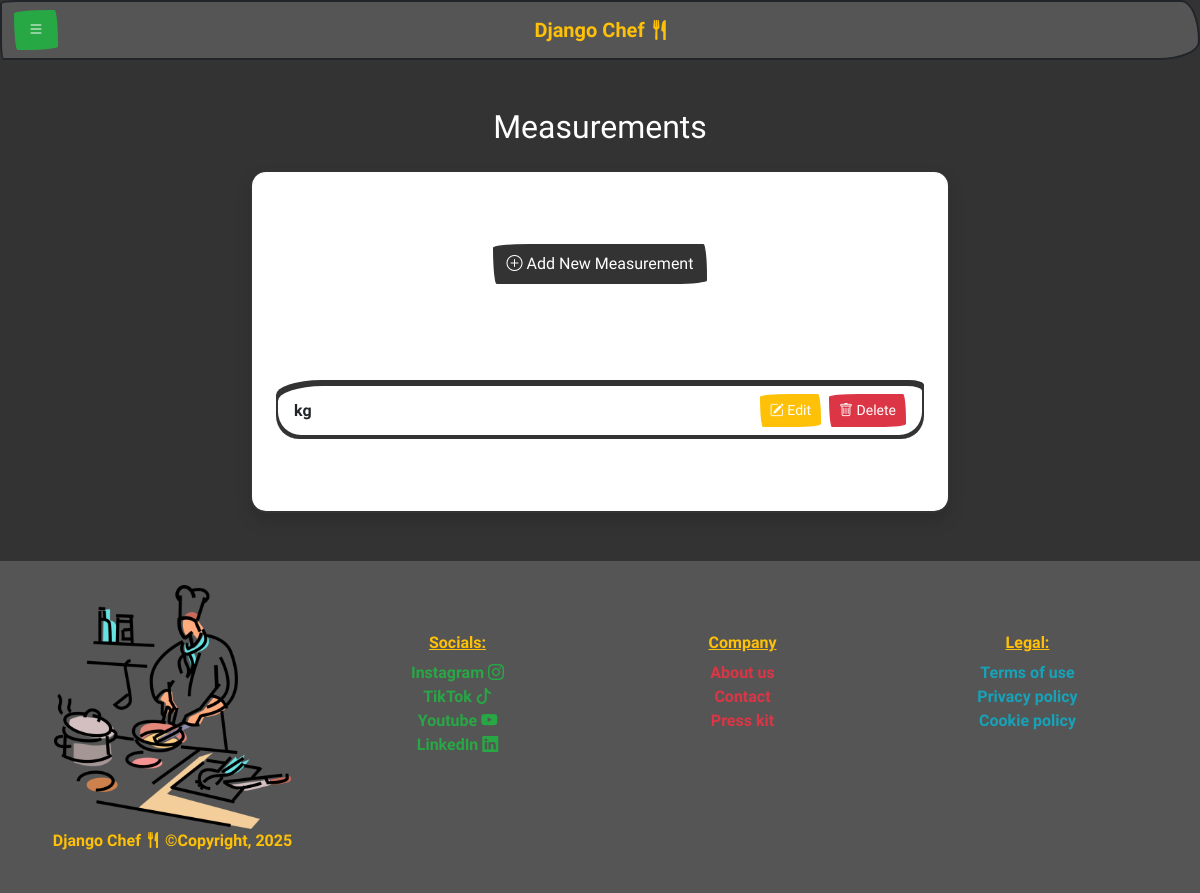
The app's page /list_measurement/ (signed in), older data.
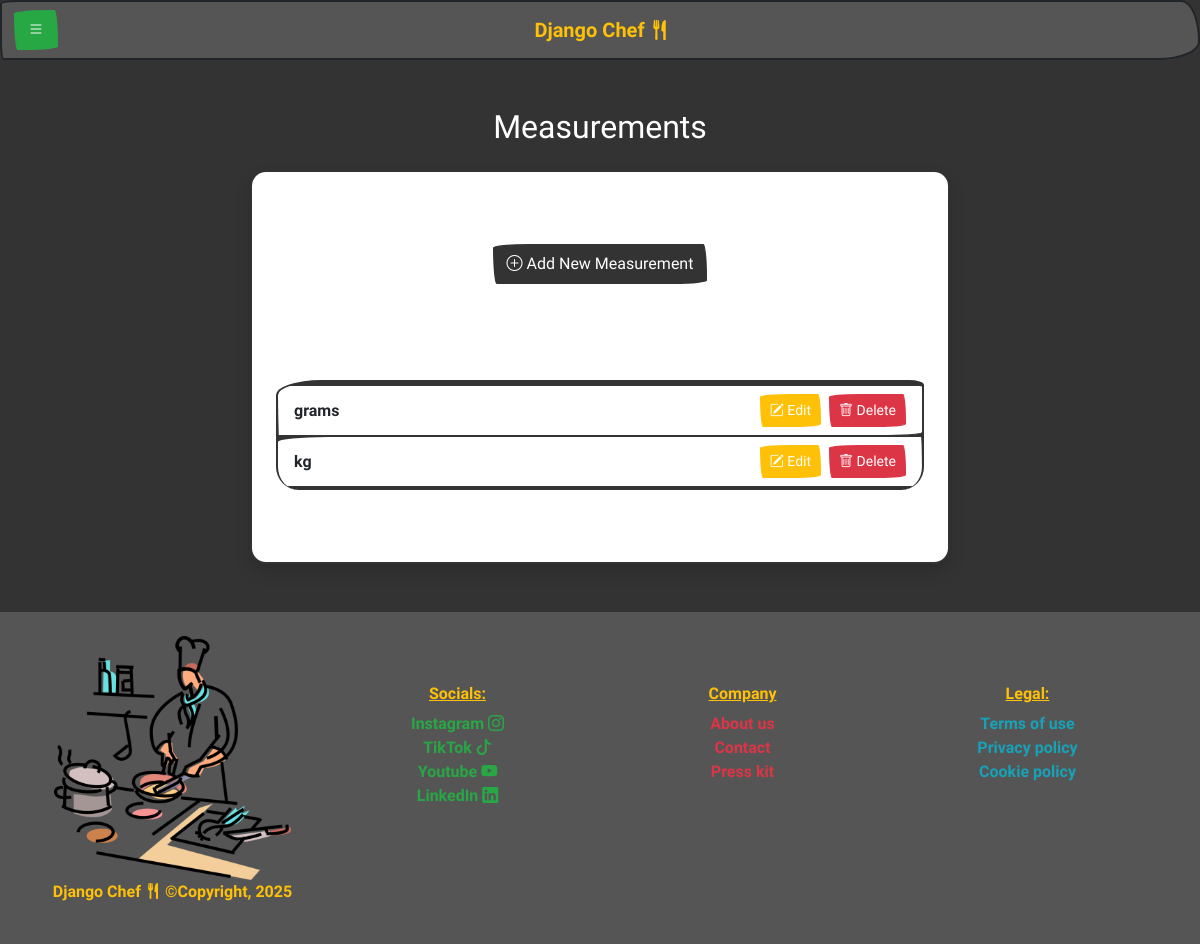
The same page, newer data.
### recipe_app/models.py (models this page shows, shortened)
class IngreadientMeasure(models.Model):
    measure = models.CharField(max_length=100, unique=True)

### recipe_app/views.py (the view)
# urls.py: path('list_measurement/', ListMeasurement.as_view(), name='list_measurement'),
class ListMeasurement(LoginRequiredMixin, ListView):
    model = IngreadientMeasure
    template_name = 'recipe_app/measurements/list_measurement.html'
    context_object_name = 'measurements'
    http_method_names = ['get']
    ordering = ['measure']

### recipe_app/context_processors.py (called while the page is built)
def show_date(request):
    current_date = datetime.date.today()
    return {
        'current_date': current_date,
    }

### recipe_app/templates/recipe_app/measurements/list_measurement.html (shortened to what this page needs)
{% extends "base.html" %}
{% block content %}
<div class="container py-5 text-light">
  <h2 class="mb-4 text-center">Measurements</h2>
  <div class="card shadow rounded-4 p-4 mx-auto" style="max-width: 700px;">
    <div class="text-center my-5 pb-5">
      <a href="{% url 'create_measurement' %}" class="btn btn-primary">
        <i class="bi bi-plus-circle"></i> Add New Measurement
      </a>
    </div>
    {% if measurements %}
      <ul class="list-group py-1 mb-5">
        {% for measurement in measurements %}
          <li class="list-group-item d-flex justify-content-between align-items-center">
            {{ measurement.measure }}
            <div class="d-flex gap-2">
              <a href="{% url 'update_measurement' pk=measurement.pk %}" class="btn btn-warning btn-sm">
                <i class="bi bi-pencil-square"></i> Edit
              </a>
              <form action="{% url 'delete_measurement' pk=measurement.pk %}" method="post" style="display:inline;">
                <button type="submit" class="btn btn-danger btn-sm">
                  <i class="bi bi-trash"></i> Delete
                </button>
              </form>
            </div>
          </li>
        {% endfor %}
      </ul>
    {% else %}
      <p class="text-center mt-3">No measurements available yet.</p>
    {% endif %}
  </div>
</div>
{% endblock %}

Row changes from the older to the newer data that the page shows:
added IngreadientMeasure: measure "grams"
